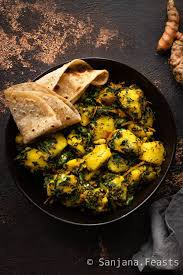
#> input picture dataset/Food/001c2203a4.jpg, 183 x 275 px; its folder holds only this picture in this run
$ python train_model.py
#> lines starting #> are read from the running program, lines starting #| are printed output that depends on the picture
### feature_extraction.py
import cv2
import numpy as np
from skimage.feature import hog, local_binary_pattern

class FeatureExtractor:
    """
    Classe pour extraire les descripteurs d'images
    """

    def __init__(self):
        # Paramètres pour LBP
        self.lbp_radius = 3
        self.lbp_points = 8 * self.lbp_radius

    def extract_color_histogram(self, image, color_space='RGB'):
        """
        Extrait l'histogramme de couleur

        Args:
            image: Image en format numpy array
            color_space: 'RGB' ou 'HSV'

        Returns:
            Vecteur de features (histogramme aplati)
        """
        if color_space == 'HSV':
            image = cv2.cvtColor(image, cv2.COLOR_RGB2HSV)

        # Calculer l'histogramme pour chaque canal
        hist_features = []
        for i in range(3):  # 3 canaux (R,G,B ou H,S,V)
            hist = cv2.calcHist([image], [i], None, [32], [0, 256])
            hist = hist.flatten()
            # Normaliser
            hist = hist / (hist.sum() + 1e-7)
            hist_features.extend(hist)

        return np.array(hist_features)

    def extract_hog(self, image):
        """
        Extrait les descripteurs HOG (Histogram of Oriented Gradients)

        Args:
            image: Image en format numpy array

        Returns:
            Vecteur de features HOG
        """
        # Convertir en niveaux de gris
        if len(image.shape) == 3:
            gray = cv2.cvtColor(image, cv2.COLOR_RGB2GRAY)
        else:
            gray = image

        # Redimensionner pour avoir une taille fixe
        gray = cv2.resize(gray, (128, 128))

        # Extraire HOG
        features = hog(
            gray,
            orientations=9,
            pixels_per_cell=(8, 8),
            cells_per_block=(2, 2),
            visualize=False,
            feature_vector=True
        )

        return features

    def extract_lbp(self, image):
        """
        Extrait les descripteurs LBP (Local Binary Patterns)

        Args:
            image: Image en format numpy array

        Returns:
            Histogramme LBP
        """
        # Convertir en niveaux de gris
        if len(image.shape) == 3:
            gray = cv2.cvtColor(image, cv2.COLOR_RGB2GRAY)
        else:
            gray = image

        # Redimensionner
        gray = cv2.resize(gray, (128, 128))

        # Calculer LBP
        lbp = local_binary_pattern(gray, self.lbp_points, self.lbp_radius, method='uniform')

        # Calculer l'histogramme LBP
        n_bins = int(lbp.max() + 1)
        hist, _ = np.histogram(lbp, bins=n_bins, range=(0, n_bins), density=True)

        return hist

    def extract_all_features(self, image):
        """
        Extrait TOUS les descripteurs et les combine

        Args:
            image: Image en format numpy array (RGB)

        Returns:
            Vecteur de features combiné
        """
        # 1. Histogramme RGB
        hist_rgb = self.extract_color_histogram(image, 'RGB')

        # 2. Histogramme HSV
        hist_hsv = self.extract_color_histogram(image, 'HSV')

        # 3. HOG
        hog_features = self.extract_hog(image)

        # 4. LBP
        lbp_features = self.extract_lbp(image)

        # Combiner tous les descripteurs
        combined_features = np.concatenate([
            hist_rgb,
            hist_hsv,
            hog_features,
            lbp_features
        ])

        return combined_features

    def load_and_preprocess_image(self, image_path):
        """
        Charge et prétraite une image

        Args:
            image_path: Chemin vers l'image

        Returns:
            Image prétraitée (numpy array RGB)
        """
        # Lire l'image
        image = cv2.imread(image_path)

        if image is None:
            raise ValueError(f"Impossible de charger l'image : {image_path}")

        # Convertir BGR vers RGB (OpenCV charge en BGR)
        image = cv2.cvtColor(image, cv2.COLOR_BGR2RGB)

        # Redimensionner pour uniformiser
        image = cv2.resize(image, (256, 256))

        return image


# Exemple d'utilisation
# [11 lines that do not run on import are left out]

### train_model.py
import os
import numpy as np
from sklearn.model_selection import train_test_split
from sklearn.neighbors import KNeighborsClassifier
from sklearn.svm import SVC
from sklearn.ensemble import RandomForestClassifier
from sklearn.metrics import accuracy_score, classification_report, confusion_matrix
import joblib
from feature_extraction import FeatureExtractor
from tqdm import tqdm

class ImageClassifier:
    """
    Classe pour entraîner et évaluer les classifieurs
    """

    def __init__(self, dataset_path='dataset'):
        self.dataset_path = dataset_path
        self.feature_extractor = FeatureExtractor()
        self.classifiers = {}
        self.best_classifier = None
        self.classes = []

    def load_dataset(self):
        """
        Charge toutes les images du dataset et extrait leurs features

        Returns:
            X: Features extraites (numpy array)
            y: Labels (numpy array)
        """
        print(" Chargement du dataset...")

        X = []  # Features
        y = []  # Labels

        # Parcourir chaque catégorie
        self.classes = sorted(os.listdir(self.dataset_path))
        self.classes = [c for c in self.classes if os.path.isdir(os.path.join(self.dataset_path, c))]

        print(f"Catégories trouvées : {self.classes}")

        for class_idx, class_name in enumerate(self.classes):
            class_path = os.path.join(self.dataset_path, class_name)

            # Lister toutes les images de cette catégorie
            image_files = [f for f in os.listdir(class_path)
                        if f.lower().endswith(('.jpg', '.jpeg', '.png'))]

            print(f"   → {class_name}: {len(image_files)} images")

            # Extraire les features pour chaque image
            for img_file in tqdm(image_files, desc=f"Extraction {class_name}"):
                img_path = os.path.join(class_path, img_file)

                try:
                    # Charger et prétraiter l'image
                    image = self.feature_extractor.load_and_preprocess_image(img_path)
#> in load_and_preprocess_image, image is the input picture: shape (275, 183, 3); mean B, G, R 39.2, 61, 78.7
#> in load_and_preprocess_image, `image = cv2.resize(image, (256, 256))`:
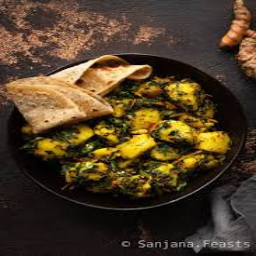
#> image: shape (256, 256, 3); mean R, G, B 78.6, 60.9, 39.1

                    # Extraire les features
                    features = self.feature_extractor.extract_all_features(image)
#> after the loop in extract_color_histogram, `for i in range(3):`: hist_features = 96 values, max 0.197 at index 64, min 0 at index 93, mean 0.0312
#> in extract_all_features, `hist_rgb = self.extract_color_histogram(image, 'RGB')`: hist_rgb has the same summary as hist_features in extract_color_histogram
#> in extract_color_histogram (call 2), `image = cv2.cvtColor(image, cv2.COLOR_RGB2HSV)`: image: shape (256, 256, 3); mean H, S, V 35.8, 119.8, 78.7
#> in extract_all_features, `hist_hsv = self.extract_color_histogram(image, 'HSV')`: hist_hsv = 96 values, max 0.279 at index 1, min 0 at index 23, mean 0.0312
#> in extract_hog, `gray = cv2.cvtColor(image, cv2.COLOR_RGB2GRAY)`:
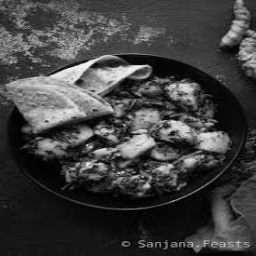
#> gray: shape (256, 256); min 0, max 247, mean 63.8
#> in extract_hog, `gray = cv2.resize(gray, (128, 128))`:
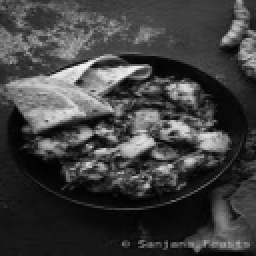
#> gray: shape (128, 128) (shown 2 times larger); min 1, max 241, mean 63.9
#> in extract_hog, `features = hog( gray, orientations=9, pixels_per_cell=(8, 8), cells_pe..`: features = 8100 values, max 0.427 at index 1498, min 0 at index 406, mean 0.136
#> in extract_all_features, `hog_features = self.extract_hog(image)`: hog_features has the same summary as features in extract_hog
#> in extract_lbp, `lbp = local_binary_pattern(gray, self.lbp_points, self.lbp_radius, met..`:
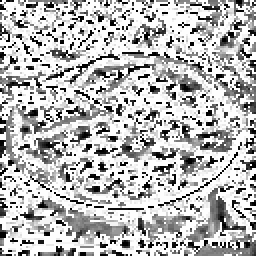
#> lbp: shape (128, 128) float64 (shown 2 times larger); min 0, max 25, mean 18; drawn with min black and max white
#> in extract_lbp, `n_bins = int(lbp.max() + 1)`: n_bins = 26
#> in extract_lbp, `hist, _ = np.histogram(lbp, bins=n_bins, range=(0, n_bins), density=Tr..`: hist = 26 values, max 0.457 at index 25, min 0.0113 at index 6, mean 0.0385
#> in extract_all_features, `lbp_features = self.extract_lbp(image)`: lbp_features has the same summary as hist in extract_lbp
#> in extract_all_features, `combined_features = np.concatenate([ hist_rgb, hist_hsv, hog_features,..`: combined_features = 8318 values, max 0.457 at index 8317, min 0 at index 93, mean 0.133
#> in load_dataset, `features = self.feature_extractor.extract_all_features(image)`: features has the same summary as combined_features in extract_all_features

                    X.append(features)
                    y.append(class_idx)

                except Exception as e:
                    print(f"Erreur avec {img_file}: {e}")
                    continue
#> pass 2 of the loop in load_dataset, `for class_idx, class_name in enumerate(self.classes):`:
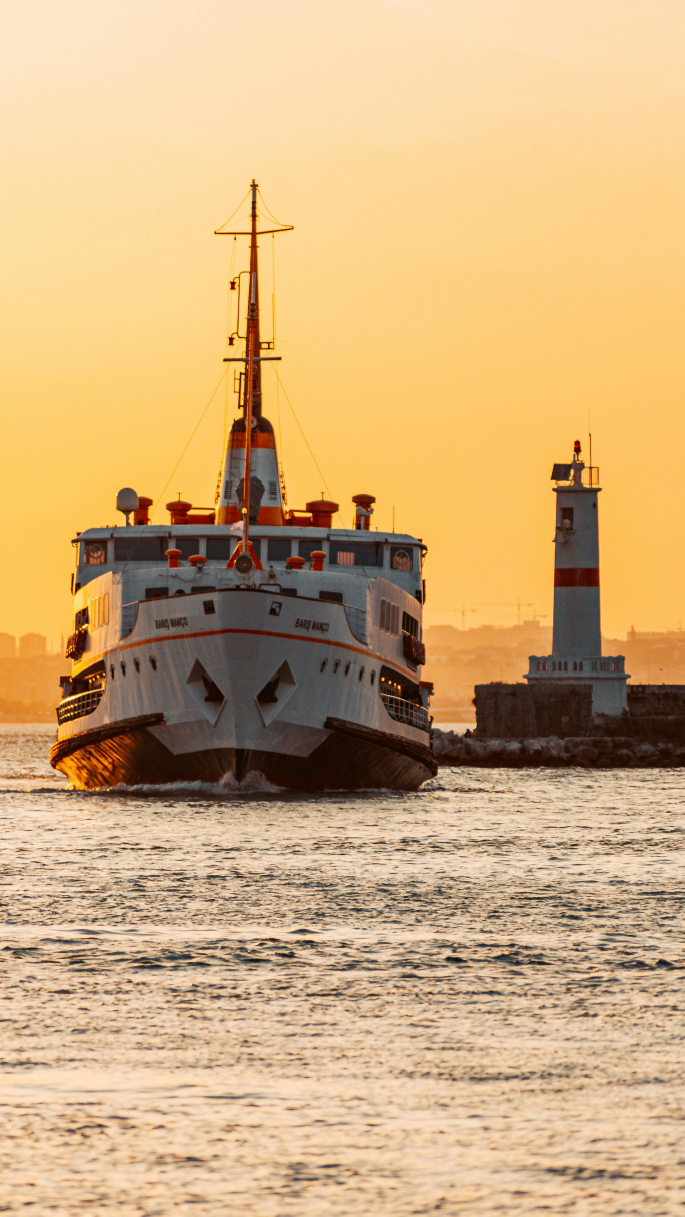
#> input picture dataset/Transport/train_0001.jpg, 2737 x 4865 px (shown at 1/4 size)
#> in load_and_preprocess_image, image is the input picture: shape (4865, 2737, 3); mean B, G, R 125.2, 173.3, 208.4
#> in extract_hog (call 2), `gray = cv2.resize(gray, (128, 128))`:
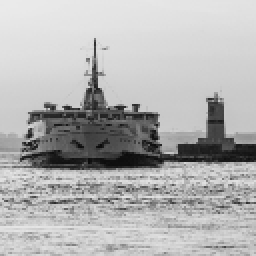
#> gray: shape (128, 128) (shown 2 times larger); min 11, max 234, mean 178.5
#> in extract_hog (call 2), `features = hog( gray, orientations=9, pixels_per_cell=(8, 8), cells_pe..`: features = 8100 values, max 0.821 at index 3046, min 0 at index 1, mean 0.126
#> in extract_lbp (call 2), `lbp = local_binary_pattern(gray, self.lbp_points, self.lbp_radius, met..`:
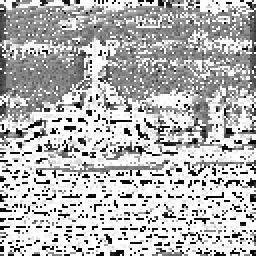
#> lbp: shape (128, 128) float64 (shown 2 times larger); min 0, max 25, mean 18; drawn with min black and max white
#> hist = 26 values, max 0.444 at index 25, min 0.00598 at index 6, mean 0.0385
#> in load_dataset, `features = self.feature_extractor.extract_all_features(image)`: features = 8318 values, max 0.821 at index 3238, min 0 at index 0, mean 0.124

        print(f"Dataset chargé: {len(X)} images au total\n")

        return np.array(X), np.array(y)

    # [81 lines left out: functions train_classifiers, evaluate_classifiers, save_model, not called in this run]

    def train(self, test_size=0.2):
        """
        Pipeline complet d'entraînement
        """
        print("\n" + "="*60)
        print(" DÉBUT DE L'ENTRAÎNEMENT")
        print("="*60 + "\n")

        # 1. Charger le dataset
        X, y = self.load_dataset()
#| Dataset chargé: 2 images au total
#> y = [0, 1]

        # 2. Diviser en train/test (80% / 20%)
#> (the run stopped early here; a loop or call above may not have finished)
